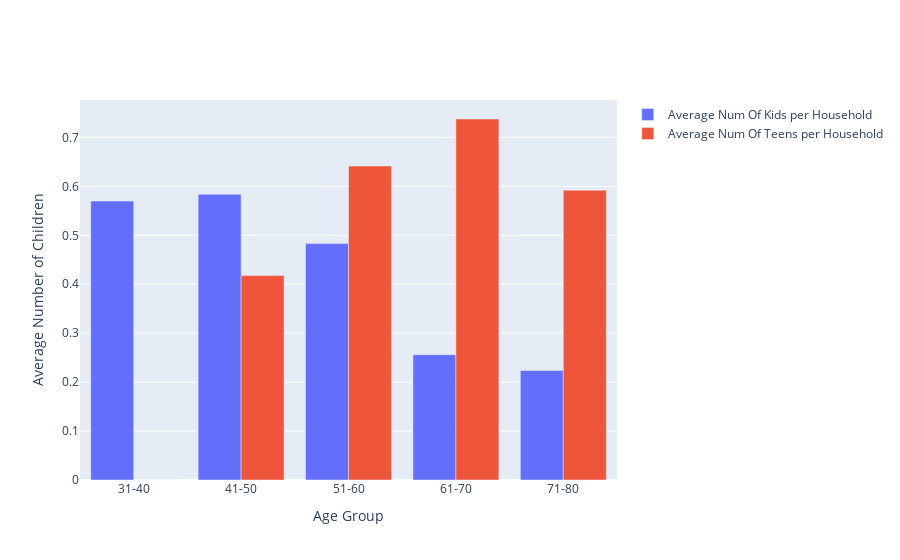

Notebook code for this chart:
### Markdown cell above
The bar chart shows a strong presence of married individuals across all age groups. It's also important to mention that there is a significant portion of the population who are single or in non-marital relationships. On the other hand, a smaller percentage of the dataset consists of individuals who are divorced or widowed.

### Code cell
import plotly.graph_objects as go

avg_childrenhome = df.groupby(["Age_group"]).agg({"Kidhome":np.mean, "Teenhome":np.mean}).reset_index()


# Create the bar traces
def bar_avg_children(data, col, name):
    data_copy = data.copy().loc[data.Age_group.isin(target_age_groups)]
    
    children_trace = go.Bar(
        x=data_copy.Age_group,
        y=data_copy[col],
        name=name
    )
    
    return children_trace

kidhome_trace = bar_avg_children(avg_childrenhome, "Kidhome", "Average Num Of Kids per Household") 
teenhome_trace = bar_avg_children(avg_childrenhome, "Teenhome", "Average Num Of Teens per Household") 

# Create the layout
layout = go.Layout(
    xaxis=dict(title='Age Group'),
    yaxis=dict(title='Average Number of Children')
)

# Create the figure
fig = go.Figure(data=[kidhome_trace, teenhome_trace], layout=layout)


fig.show()

### Figure 1 — Plotly figure (JSON) as saved in the notebook; plotly's stock layout.template omitted (floating-point values rounded to 4 significant figures)
{"data": [{"name": "Average Num Of Kids per Household", "type": "bar", "x": ["31-40", "41-50", "51-60", "61-70", "71-80"], "y": [0.5699, 0.584, 0.483, 0.2559, 0.2237]}, {"name": "Average Num Of Teens per Household", "type": "bar", "x": ["31-40", "41-50", "51-60", "61-70", "71-80"], "y": [0, 0.4176, 0.6414, 0.7376, 0.5921]}], "layout": {"xaxis": {"title": {"text": "Age Group"}}, "yaxis": {"title": {"text": "Average Number of Children"}}}}
